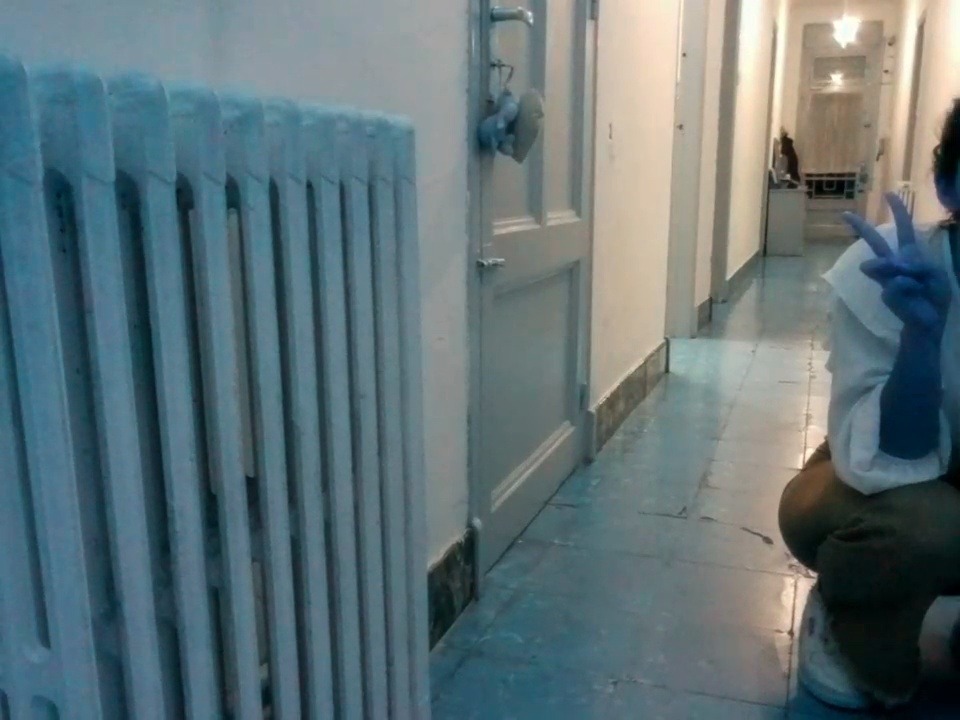
#> input picture images/panoramica drone/image_20.jpg, 960 x 720 px, found by its file name
$ python stitcher.py
#> lines starting #> are read from the running program, lines starting #| are printed output that depends on the picture
# [12 lines of commented-out code are left out]

import cv2

# Load images
img1 = cv2.imread('image_0.jpg')
img2 = cv2.imread('image_10.jpg')
img3 = cv2.imread('image_20.jpg')
#> img3 is the input picture: shape (720, 960, 3); mean B, G, R 118.5, 114.3, 96.7
img4 = cv2.imread('image_30.jpg')
img3 = cv2.imread('image_40.jpg')
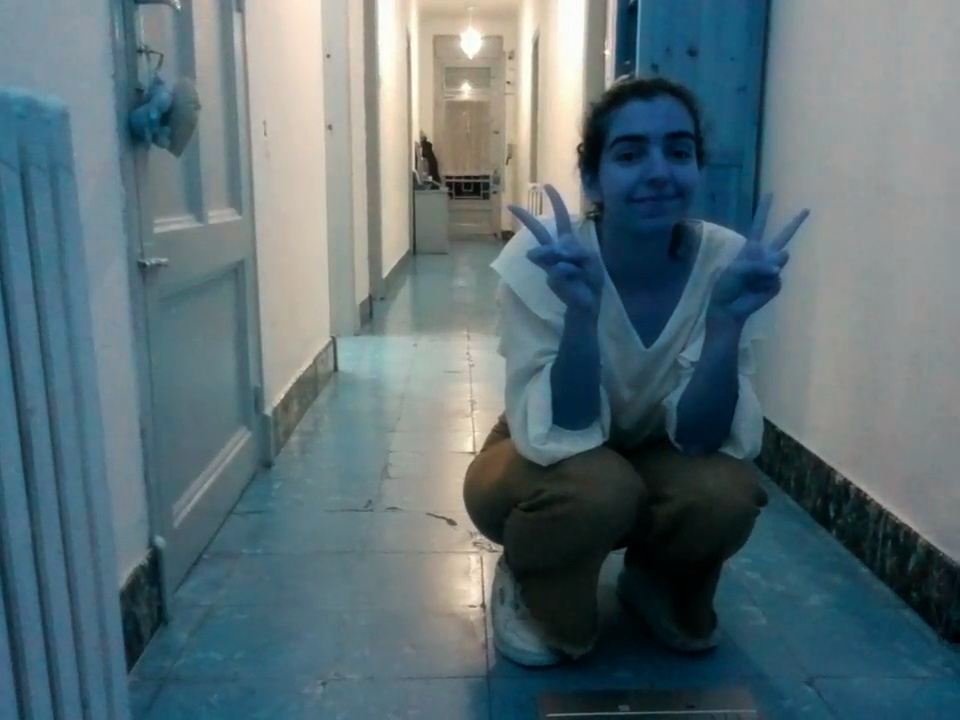
#> input picture images/panoramica drone/image_40.jpg, 960 x 720 px, found by its file name
#> img3 is the input picture: shape (720, 960, 3); mean B, G, R 117.4, 111.4, 92.2
img3 = cv2.imread('image_50.jpg')
img4 = cv2.imread('image_60.jpg')
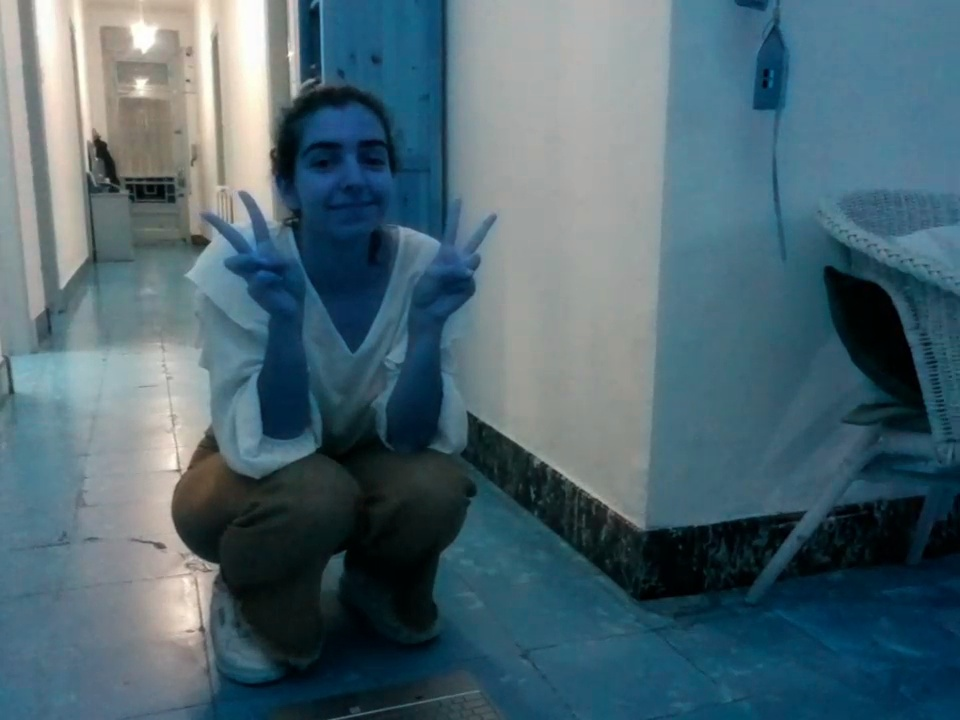
#> input picture images/panoramica drone/image_60.jpg, 960 x 720 px, found by its file name
#> img4 is the input picture: shape (720, 960, 3); mean B, G, R 113, 102.5, 77.6
img5 = cv2.imread('image_80.jpg')
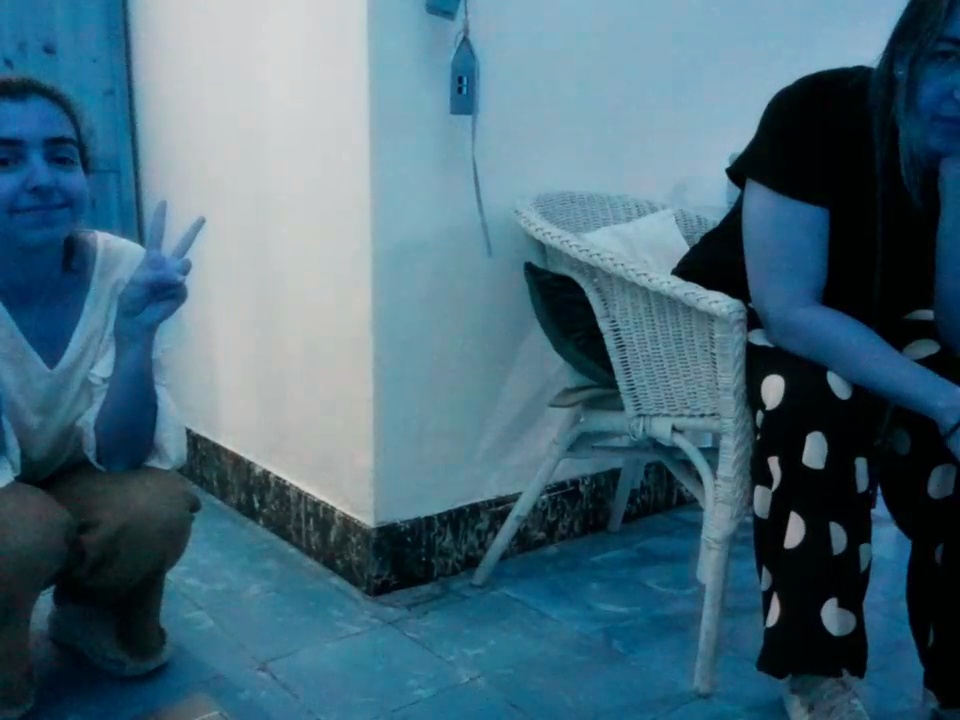
#> input picture images/panoramica drone/image_80.jpg, 960 x 720 px, found by its file name
#> img5 is the input picture: shape (720, 960, 3); mean B, G, R 122.1, 105.5, 71.5
img6 = cv2.imread('image_100.jpg')
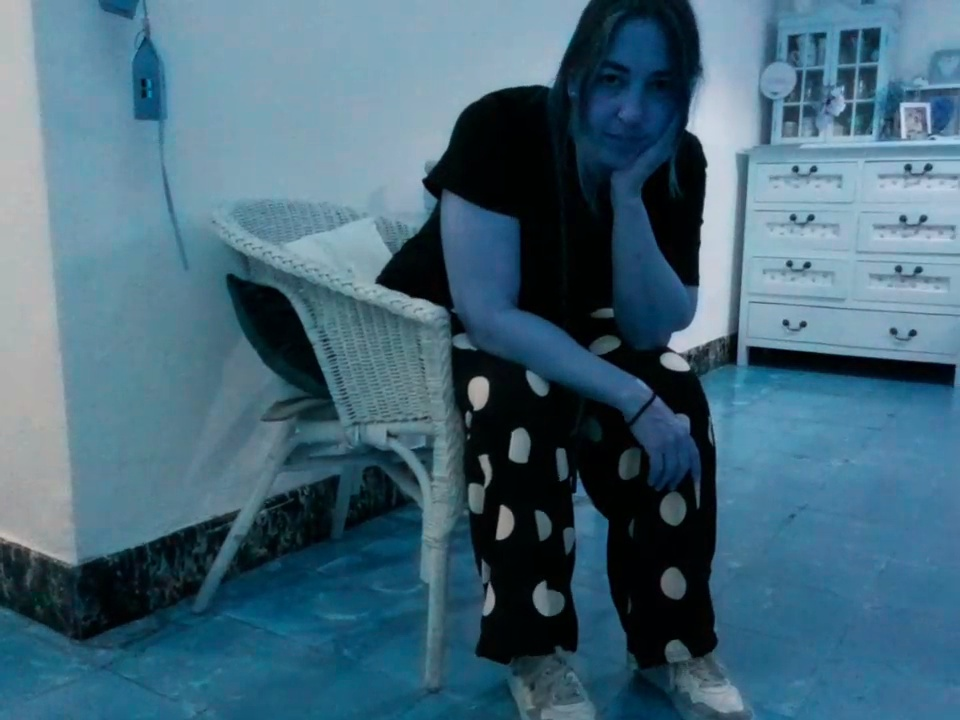
#> input picture images/panoramica drone/image_100.jpg, 960 x 720 px, found by its file name
#> img6 is the input picture: shape (720, 960, 3); mean B, G, R 121.8, 103.7, 69.3
img7 = cv2.imread('image_120.jpg')
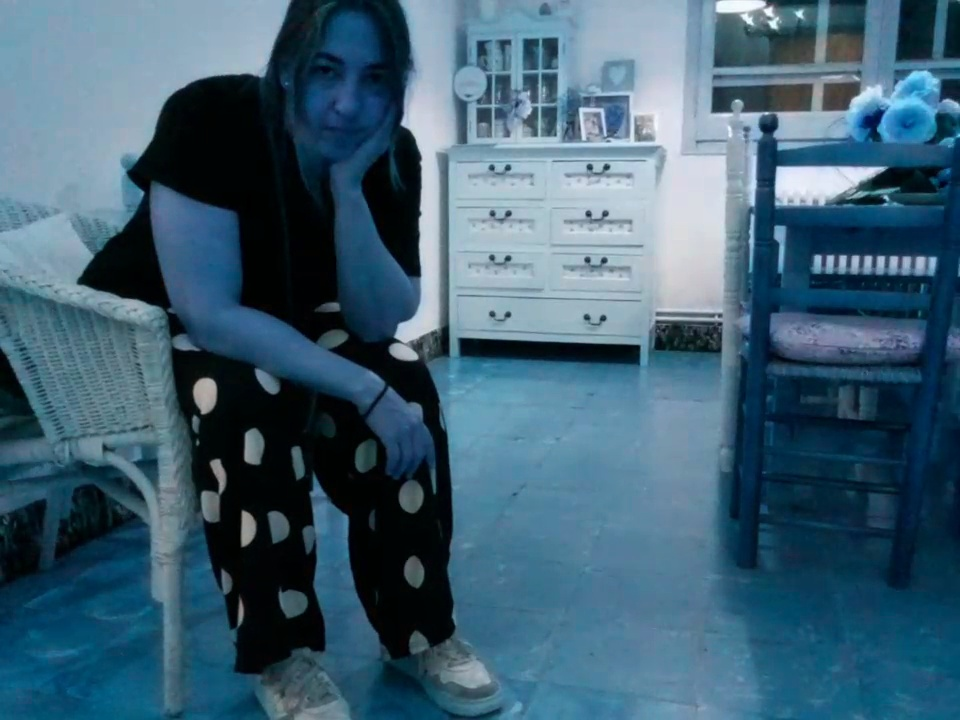
#> input picture images/panoramica drone/image_120.jpg, 960 x 720 px, found by its file name
#> img7 is the input picture: shape (720, 960, 3); mean B, G, R 115.4, 96, 63.4
img8 = cv2.imread('image_140.jpg')


# Create stitcher object
stitcher = cv2.Stitcher_create()

# Stitch images
#> (the run stopped early here; a loop or call above may not have finished)
